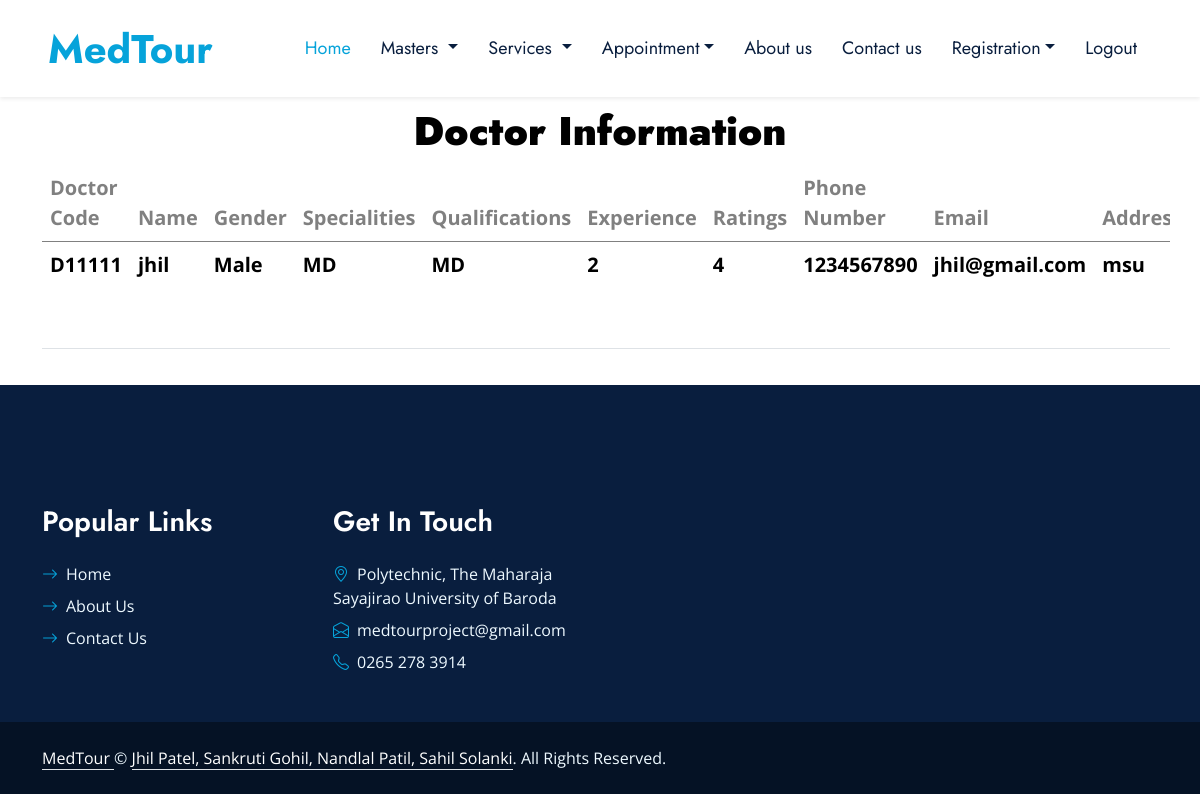
Page /user/extra/uDoctorsEdit.php on the committed database.
### tables this page shows
CREATE TABLE IF NOT EXISTS `doctors` (
  `dcode` varchar(6) NOT NULL,
  `dname` varchar(50) NOT NULL,
  `dgndr` varchar(15) NOT NULL,
  `dspec` varchar(50) NOT NULL,
  `dqua` varchar(50) NOT NULL,
  `dexpr` int(11) NOT NULL,
  `drate` varchar(50) NOT NULL,
  `dphone` bigint(20) NOT NULL,
  `dmail` varchar(15) NOT NULL,
  `daddr` varchar(50) NOT NULL,
  `dcfs` int(11) NOT NULL,
  `dabd` varchar(50) NOT NULL,
  `dcst` time NOT NULL,
  PRIMARY KEY (`dcode`),
  KEY `dcode` (`dcode`)
);

### user/extra/uDoctorsEdit.php (the view, shortened to what this page needs)
<!DOCTYPE HTML>
<html>
<head>
<link href="https://cdnjs.cloudflare.com/ajax/libs/font-awesome/5.10.0/css/all.min.css" rel="stylesheet">
<link href="https://cdn.jsdelivr.net/npm/bootstrap-icons@1.4.1/font/bootstrap-icons.css" rel="stylesheet">
<link href="lib/owlcarousel/assets/owl.carousel.min.css" rel="stylesheet">
<link href="lib/animate/animate.min.css" rel="stylesheet">
<link href="lib/tempusdominus/css/tempusdominus-bootstrap-4.min.css" rel="stylesheet" />
<link href="lib/twentytwenty/twentytwenty.css" rel="stylesheet" />
<link href="css/bootstrap.min.css" rel="stylesheet">
<link href="css/style.css" rel="stylesheet">
</head>
<body>
    <nav class="navbar navbar-expand-lg bg-white navbar-light shadow-sm px-5 py-3 py-lg-0">
        <a href="index1.html" class="navbar-brand p-0">
            <h1 class="m-0 text-primary">MedTour</h1>
        </a>
        <div class="collapse navbar-collapse" id="navbarCollapse">
            <div class="navbar-nav ms-auto py-0">
                <a href="index1.html" class="nav-item nav-link active">Home</a>
                <div class="nav-item dropdown">
                    <li class="nav-item dropdown">
                        <a class="nav-link dropdown-toggle" href="#" data-toggle="dropdown"> Masters </a>
                    </li>
                    </div>
                    <div class="nav-item dropdown">
                        <li class="nav-item dropdown">
                            <a class="nav-link dropdown-toggle" href="#" data-toggle="dropdown"> Services </a>
                        </li>
                    </div>
                    <div class="nav-item dropdown">
                        <a href="#" class="nav-link dropdown-toggle" data-bs-toggle="dropdown">Appointment</a>
                    </div>
                    <a href="uabout.html" class="nav-item nav-link">About us</a>
                    <a href="ucontact.html" class="nav-item nav-link">Contact us</a>
                    <div class="nav-item dropdown">
                        <a href="#" class="nav-link dropdown-toggle" data-bs-toggle="dropdown">Registration</a>
                    </div>
                <a href="index.html" onclick="return confirm('Are you sure you want to Logout ?')" class="nav-item nav-link">Logout</a>
            </div>
        </div>
    </nav>
<div class="container">
<h1 class="impact" style="color: black; text-align: center; margin: 10px">
        <b>Doctor Information</b>
      </h1>
<div class="row">
<div class="table-responsive">
<form>
<table class="table">
<tr>
<thead>
<th>Doctor Code</th>
<th>Name</th>
<th>Gender</th>
<th>Specialities</th>
<th>Qualifications</th>
<th>Experience</th>
<th>Ratings</th>
<th>Phone Number</th>
<th>Email</th>
<th>Address</th>
</thead>
</tr>
<tr>
<tbody>
<?php
$con=mysql_connect("localhost","root","");
$sql="select * from `doctors`";
$result=mysql_query($sql,$con);
while($row=mysql_fetch_array($result))
{
    $DB_Doctorcode=$row['dcode'];
    $DB_Name=$row['dname'];
    $DB_Gender=$row['dgndr'];
    $DB_Specialities=$row['dspec'];
    $DB_Qualifications=$row['dqua'];
    $DB_Experience=$row['dexpr'];
    $DB_Ratings=$row['drate'];
    $DB_Phone=$row['dphone'];
    $DB_Email=$row['dmail'];
    $DB_Address=$row['daddr'];
?>
<td><?php echo $DB_Doctorcode;?></td>
<td><?php echo $DB_Name;?></td>
<td><?php echo $DB_Gender;?></td>
<td><?php echo $DB_Specialities;?></td>
<td><?php echo $DB_Qualifications;?></td>
<td><?php echo $DB_Experience;?></td>
<td><?php echo $DB_Ratings;?></td>
<td><?php echo $DB_Phone;?></td>
<td><?php echo $DB_Email;?></td>
<td><?php echo $DB_Address;?></td>
</tbody>
</tr>
<?php
}
?>
</table>
</form>
</div>
</div>
</div>
<div class="container-fluid bg-dark text-light py-5 wow fadeInUp" data-wow-delay="0.3s" style="margin-top: 20px;">
        <div class="container pt-5">
            <div class="row g-5 pt-4">
                <div class="col-lg-3 col-md-6">
                    <h3 class="text-white mb-4">Popular Links</h3>
                    <div class="d-flex flex-column justify-content-start">
                        <a class="text-light mb-2" href="index1.html"><i class="bi bi-arrow-right text-primary me-2"></i>Home</a>
                        <a class="text-light mb-2" href="uabout.html"><i class="bi bi-arrow-right text-primary me-2"></i>About Us</a>
                        <a class="text-light mb-2" href="ucontact.html"><i class="bi bi-arrow-right text-primary me-2"></i>Contact Us</a>
                    </div>
                </div>
                <div class="col-lg-3 col-md-6">
                    <h3 class="text-white mb-4">Get In Touch</h3>
                    <p class="mb-2"><i class="bi bi-geo-alt text-primary me-2"></i>Polytechnic, The Maharaja Sayajirao University of Baroda</p>
                    <p class="mb-2"><i class="bi bi-envelope-open text-primary me-2"></i>medtourproject@gmail.com</p>
                    <p class="mb-0"><i class="bi bi-telephone text-primary me-2"></i>0265 278 3914</p>
                </div>
            </div>
        </div>
    </div>
    <div class="container-fluid text-light py-4" style="background: #051225;">
        <div class="container">
            <div class="row g-0">
                <div class="col-md-9 text-center text-md-start">
                    <p class="mb-md-0"><a class="text-white border-bottom" href="index1.html">MedTour </a>&copy; <a class="text-white border-bottom" href="#">Jhil Patel, Sankruti Gohil, Nandlal Patil, Sahil Solanki</a>. All Rights Reserved.</p>
                </div>
            </div>
        </div>
    </div>
</body>
</html>

### css/style.css (style rules this page uses)
:root { --primary: #06A3DA; --secondary: #F57E57; --light: #EEF9FF; --dark: #091E3E; }
h1, h2, .font-weight-bold { font-weight: 700 !important; }
h3, h4, .font-weight-semi-bold { font-weight: 600 !important; }
.navbar-light .navbar-nav .nav-link { font-family: 'Jost', sans-serif; padding: 35px 15px; font-size: 18px; color: var(--dark); outline: none; transition: .5s; }
.navbar-light .navbar-nav .nav-link:hover, .navbar-light .navbar-nav .nav-link.active { color: var(--primary); }

### user/extra/uDoctorsEdit.php (style rules this page uses)
td { font-weight: bold; color: black; font-size: 20px; }
th { font-weight: bold; color: gray; font-size: 20px; }

### rows in the picture
doctors: dcode "D11111", dname "jhil", dgndr "Male", dspec "MD", dqua "MD", dexpr "2", drate "4", dphone "1234567890", dmail "jhil@gmail.com", daddr "msu"
